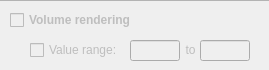
                  <widget class="QWidget" name="widget_7" native="true">
                   <property name="sizePolicy">
                    <sizepolicy hsizetype="Fixed" vsizetype="Preferred">
                     <horstretch>0</horstretch>
                     <verstretch>0</verstretch>
                    </sizepolicy>
                   </property>
                   <property name="minimumSize">
                    <size>
                     <width>269</width>
                     <height>70</height>
                    </size>
                   </property>
                   <property name="maximumSize">
                    <size>
                     <width>269</width>
                     <height>16777215</height>
                    </size>
                   </property>
                   <property name="styleSheet">
                    <string notr="true">.QWidget{
	border-top:1px solid rgb(179, 179, 179);
}</string>
                   </property>
                   <widget class="QCheckBox" name="scalarRange_CB">
                    <property name="enabled">
                     <bool>false</bool>
                    </property>
                    <property name="geometry">
                     <rect>
                      <x>30</x>
                      <y>40</y>
                      <width>101</width>
                      <height>20</height>
                     </rect>
                    </property>
                    <property name="toolTip">
                     <string>Checked to filter the data through the range you specified.</string>
                    </property>
                    <property name="text">
                     <string>Value range:</string>
                    </property>
                   </widget>
                   <widget class="QCheckBox" name="volume_CB">
                    <property name="enabled">
                     <bool>false</bool>
                    </property>
                    <property name="geometry">
                     <rect>
                      <x>10</x>
                      <y>10</y>
                      <width>151</width>
                      <height>20</height>
                     </rect>
                    </property>
                    <property name="font">
                     <font>
                      <weight>75</weight>
                      <bold>true</bold>
                     </font>
                    </property>
                    <property name="toolTip">
                     <string>Checked to show the volume rendering of the scalar data.</string>
                    </property>
                    <property name="text">
                     <string>Volume rendering</string>
                    </property>
                    <property name="checked">
                     <bool>false</bool>
                    </property>
                   </widget>
                   <widget class="QLineEdit" name="scalarValueMin_LE">
                    <property name="enabled">
                     <bool>false</bool>
                    </property>
                    <property name="geometry">
                     <rect>
                      <x>130</x>
                      <y>40</y>
                      <width>50</width>
                      <height>21</height>
                     </rect>
                    </property>
                    <property name="toolTip">
                     <string>Min value for the range filter</string>
                    </property>
                   </widget>
                   <widget class="QLabel" name="scalarTo_LB">
                    <property name="enabled">
                     <bool>false</bool>
                    </property>
                    <property name="geometry">
                     <rect>
                      <x>180</x>
                      <y>40</y>
                      <width>21</width>
                      <height>20</height>
                     </rect>
                    </property>
                    <property name="text">
                     <string>to</string>
                    </property>
                    <property name="alignment">
                     <set>Qt::AlignCenter</set>
                    </property>
                   </widget>
                   <widget class="QLineEdit" name="scalarValueMax_LE">
                    <property name="enabled">
                     <bool>false</bool>
                    </property>
                    <property name="geometry">
                     <rect>
                      <x>200</x>
                      <y>40</y>
                      <width>50</width>
                      <height>21</height>
                     </rect>
                    </property>
                    <property name="toolTip">
                     <string>Max value of the range filter</string>
                    </property>
                   </widget>
                  </widget>
